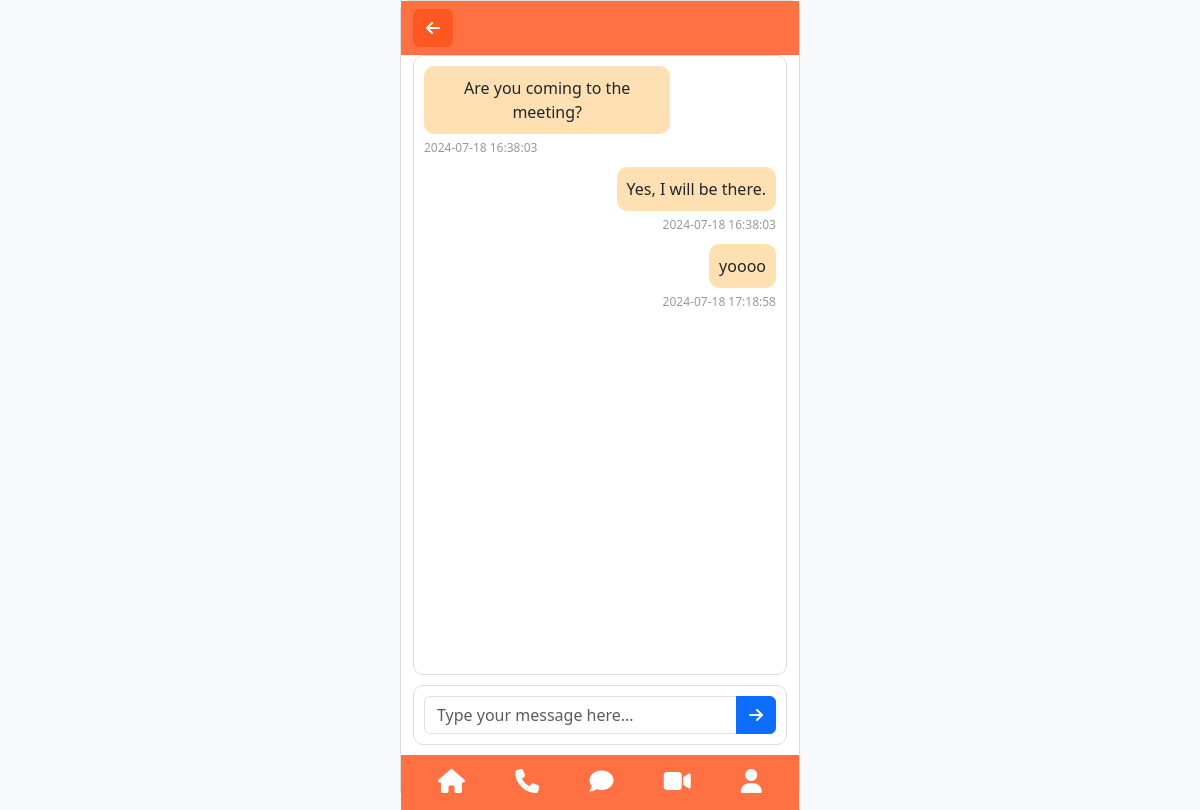
/messages/Mohit, run on the app's committed database.
### tables this page shows
CREATE TABLE messages
                      (id INTEGER PRIMARY KEY AUTOINCREMENT,
                       sender TEXT NOT NULL,
                       recipient TEXT NOT NULL,
                       message TEXT NOT NULL,
                       timestamp DATETIME DEFAULT CURRENT_TIMESTAMP);

### app.py (the view, shortened to what this page needs)
@app.route('/messages/<recipient>', methods=['GET', 'POST'])
def thread_messages(recipient):
    conn = sqlite3.connect('database/messages.db')
    cursor = conn.cursor()
    cursor.execute("SELECT sender, recipient, message, timestamp FROM messages WHERE (recipient = ? OR sender = ?) AND NOT (sender = 'Me' AND recipient = 'Me') ORDER BY timestamp ASC", (recipient, recipient))
    messages = cursor.fetchall()
    conn.close()
    return render_template('messages.html', messages=messages, recipient=recipient)

### templates/messages.html (shortened to what this page needs)
{% extends "base.html" %}
{% block top_bar %}
<div class="col-2">
    <a href="{{ url_for('messages') }}" class="btn btn-back">
        <i class="fas fa-arrow-left"></i>
    </a>
</div>
{% endblock %}
{% block content %}
<div class="messages-container">
    {% for sender, recipient, message, timestamp in messages %}
        <div class="message {% if sender == 'Me' %}sent{% else %}received{% endif %}">
            <div class="message-content">{{ message }}</div>
            <div class="message-timestamp">{{ timestamp }}</div>
        </div>
    {% endfor %}
</div>
<form method="POST" action="{{ url_for('thread_messages', recipient=recipient) }}" class="reply-form">
    <div class="input-group">
        <input type="text" name="message" class="form-control" placeholder="Type your message here...">
        <button type="submit" class="btn btn-primary"><i class="fas fa-arrow-right"></i></button>
    </div>
</form>
{% endblock %}

### static/css/style.css (style rules this page uses)
body, html { height: 100%; margin: 0; background-color: #f8f9fa; }
.btn-back { background-color: #ff5722; color: white; }
.messages-container { width: 100%; max-width: 400px; margin: auto; padding: 10px; background-color: #fff; border-radius: 10px; border: 1px solid #ddd; overflow-y: auto; height: calc(100vh - 180px); }
.message { display: flex; flex-direction: column; margin-bottom: 10px; }
.message.sent { align-items: flex-end; }
.message.received { align-items: flex-start; }
.message-content { background-color: #ffe0b2; padding: 10px; border-radius: 10px; max-width: 70%; word-wrap: break-word; }
.message-timestamp { font-size: 0.75rem; color: #999; margin-top: 5px; }
.reply-form { width: 100%; max-width: 400px; margin: 10px auto; padding: 10px; background-color: #fff; border-radius: 10px; border: 1px solid #ddd; display: flex; justify-content: center; align-items: center; }
.reply-form .input-group { width: 100%; }

### data on the page
messages: message "Are you coming to the meeting?", timestamp "2024-07-18 16:38:03"
messages: message "Yes, I will be there.", timestamp "2024-07-18 16:38:03"
messages: message "yoooo", timestamp "2024-07-18 17:18:58"
